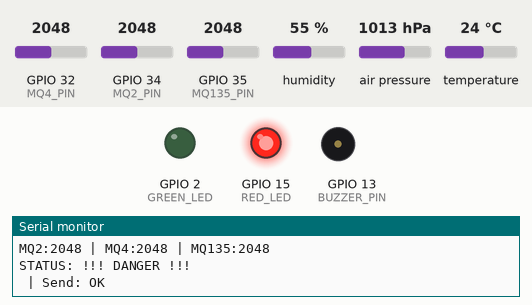
This sketch was run on a simulated ESP32. Parts: output pins drawn as LEDs (lit = HIGH), buzzer (waves = sounding, pin HIGH), the last lines printed to the serial monitor. Dashed ring = blinking. Inputs (shaded band) come from the test bench; at power-on: GPIO 35 (MQ135_PIN) = 2048, GPIO 32 (MQ4_PIN) = 2048, GPIO 34 (MQ2_PIN) = 2048, humidity 55 %, air pressure 1013 hPa, temperature 24 °C.

Above: at 1.3 s.
1.4 s: GPIO 35 (MQ135_PIN) set to 1828
4.9 s: GPIO 35 (MQ135_PIN) set to 1728
At 5.7 s:
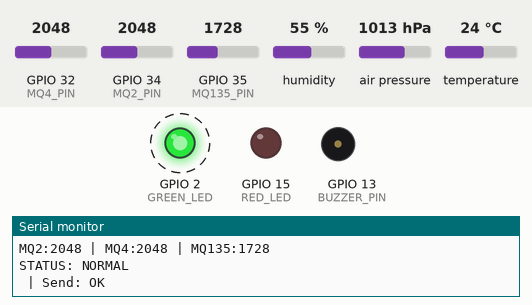
10.7 s: GPIO 35 (MQ135_PIN) set to 2540
At 11.1 s:
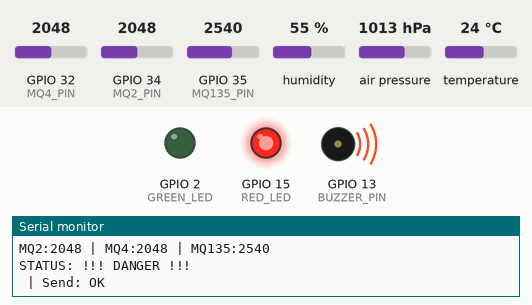
14.8 s: GPIO 35 (MQ135_PIN) set to 1228
At 16.6 s:
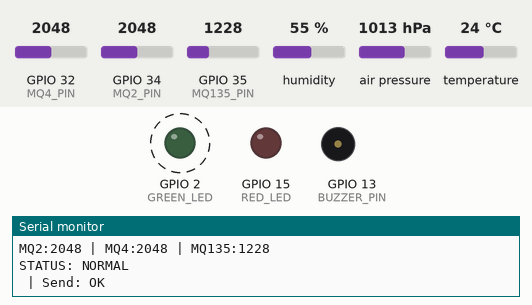
Timing chart, 0 to 21.8 s (numbered marks = the images above; inputs shaded):
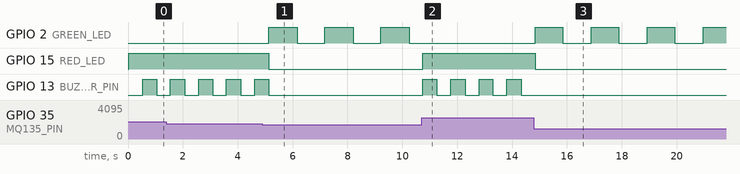

Measured:
- the behaviour switches between 1801 and 1800 on GPIO 35 (MQ135_PIN) (found by bisection; images 0 and 1)
- after the input at 4.9 s, GPIO 2 (GREEN_LED): alternates HIGH for 1.0 s and LOW for 1.0 s, starting after 0.23 s; GPIO 15 (RED_LED): HIGH → LOW after 0.23 s; GPIO 13 (BUZZER_PIN): goes on until 5.1 s, then stays LOW
- after the input at 10.7 s, GPIO 2 (GREEN_LED): stops changing and stays LOW; GPIO 15 (RED_LED): LOW → HIGH after 0.05 s; GPIO 13 (BUZZER_PIN): alternates HIGH for 0.52 s and LOW for 0.51 s, starting after 0.05 s
- after the input at 14.8 s, GPIO 2 (GREEN_LED): alternates HIGH for 1.0 s and LOW for 1.0 s, starting at once; GPIO 15 (RED_LED): HIGH → LOW at once; GPIO 13 (BUZZER_PIN): stops changing and stays LOW
- by itself, GPIO 13 (BUZZER_PIN): alternates HIGH for 0.53 s and LOW for 0.51 s

The sketch:

tx_module1.ino
```cpp
#include <esp_now.h>
#include <WiFi.h>
#include <DHT.h>
#include <Adafruit_BMP085.h>
#include <Wire.h>

// --- PIN CONFIGURATION ---
#define MQ2_PIN 34
#define MQ4_PIN 32
#define MQ135_PIN 35
#define DHT_PIN 4
#define BUZZER_PIN 13
#define GREEN_LED 2
#define RED_LED 15
#define I2C_SDA 21
#define I2C_SCL 22

// --- SENSOR THRESHOLDS ---
// --- GAS SENSORS (12-bit ADC: 0-4095) ---
const int MQ2_LIMIT    = 2500;   // Smoke/Combustible
const int MQ4_LIMIT    = 2200;   // Methane
const int MQ135_LIMIT  = 1800;   // Air Quality (Threshold for poor air)
const float TEMP_LIMIT = 48.0;  // Critical Heat
const float HUM_HIGH   = 85.0;  // Condensation Risk
const float HUM_LOW    = 20.0;  // ESD Risk
const long PRESS_MIN   = 98000; // adjusted according to mine
// --- COMMUNICATION ---
uint8_t broadcastAddress[] = {0xB4, 0xBF, 0xE9, 0x0E, 0xEF, 0xC4};

typedef struct struct_message {
    float temp;
    float hum;
    float pressure;
    int mq2;
    int mq4;
    int mq135;
    bool danger;
} struct_message;

struct_message myData;
esp_now_peer_info_t peerInfo;
DHT dht(DHT_PIN, DHT11);
Adafruit_BMP085 bmp;

// --- GLOBALS FOR TIMING & STATES ---
unsigned long lastBlink = 0;
unsigned long lastBuzzerToggle = 0;
bool ledState = LOW;
bool buzzerState = LOW;
bool bmpActive = false;

// Callback for transmission status
void OnDataSent(const uint8_t *mac_addr, esp_now_send_status_t status) {
  Serial.print(" | Send: ");
  Serial.println(status == ESP_NOW_SEND_SUCCESS ? "OK" : "FAIL");
}

void setup() {
  Serial.begin(115200);

  pinMode(GREEN_LED, OUTPUT);
  pinMode(RED_LED, OUTPUT);
  pinMode(BUZZER_PIN, OUTPUT);

  // Initialize Sensors
  Wire.begin(I2C_SDA, I2C_SCL);
  dht.begin();
  if (bmp.begin()) bmpActive = true;

  // Initialize ESP-NOW
  WiFi.mode(WIFI_STA);
  if (esp_now_init() != ESP_OK) return;

  esp_now_register_send_cb((esp_now_send_cb_t)OnDataSent);

  memcpy(peerInfo.peer_addr, broadcastAddress, 6);
  peerInfo.channel = 0;
  peerInfo.encrypt = false;
  esp_now_add_peer(&peerInfo);
}

void loop() {
  // 1. READ ALL SENSORS
  myData.temp = dht.readTemperature();
  myData.hum = dht.readHumidity();
  myData.mq2 = analogRead(MQ2_PIN);
  myData.mq4 = analogRead(MQ4_PIN);
  myData.mq135 = analogRead(MQ135_PIN);
  myData.pressure = bmpActive ? bmp.readPressure() : -1;

  // 2. COMPREHENSIVE DANGER LOGIC
  bool gasDanger = (myData.mq2 > MQ2_LIMIT || myData.mq4 > MQ4_LIMIT || myData.mq135 > MQ135_LIMIT);
  bool tempDanger = (myData.temp > TEMP_LIMIT);
  bool humDanger = (myData.hum > HUM_HIGH || myData.hum < HUM_LOW);
  bool pressDanger = (bmpActive && myData.pressure < PRESS_MIN);

  myData.danger = (gasDanger || tempDanger || humDanger || pressDanger);

  // 3. SERIAL REPORTING (FOR DEBUGGING)
  Serial.println("-------------------------");
  Serial.printf("T:%.1f C | H:%.1f %% | P:%.0f Pa\n", myData.temp, myData.hum, myData.pressure);
  Serial.printf("MQ2:%d | MQ4:%d | MQ135:%d\n", myData.mq2, myData.mq4, myData.mq135);
  Serial.println(myData.danger ? "STATUS: !!! DANGER !!!" : "STATUS: NORMAL");

  // 4. LOCAL FEEDBACK (LEDs & BUZZER)
  if (myData.danger) {
    digitalWrite(RED_LED, HIGH);
    digitalWrite(GREEN_LED, LOW);

    // PULSING BUZZER: 500ms ON / 500ms OFF
    if (millis() - lastBuzzerToggle >= 50) {
      lastBuzzerToggle = millis();
      buzzerState = !buzzerState;
      digitalWrite(BUZZER_PIN, buzzerState);
    }
  } else {
    // SAFE STATE
    digitalWrite(RED_LED, LOW);
    digitalWrite(BUZZER_PIN, LOW);
    buzzerState = LOW;

    // HEARTBEAT GREEN LED
    if (millis() - lastBlink >= 1000) {
      lastBlink = millis();
      ledState = !ledState;
      digitalWrite(GREEN_LED, ledState);
    }
  }

  // 5. TRANSMIT TO BIKE UNIT
  esp_now_send(broadcastAddress, (uint8_t *) &myData, sizeof(myData));

  delay(500); // Fast loop to keep buzzer rhythm accurate
}
```
